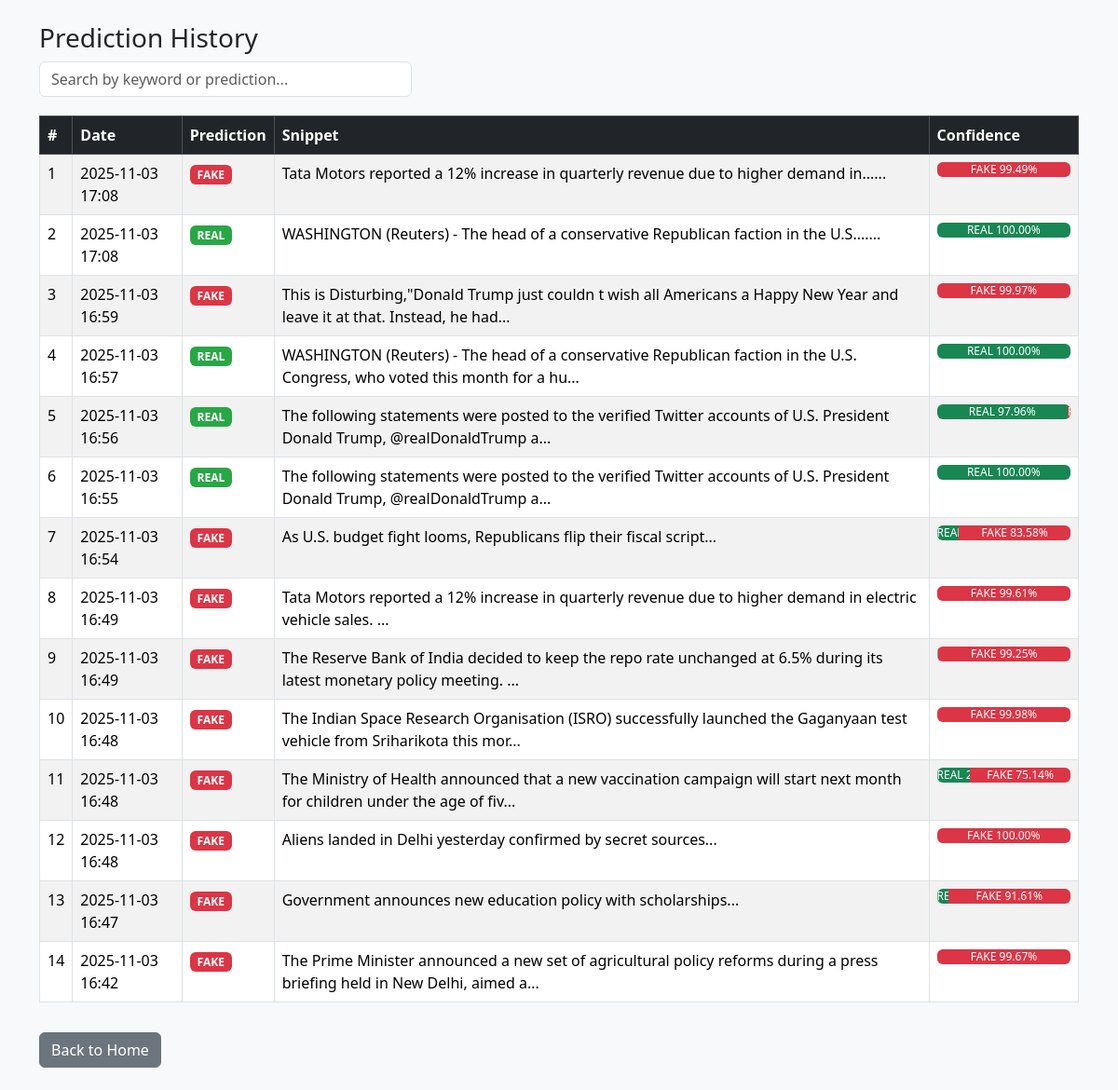
The app's page /history with its own data.
### app.py (models this page shows, shortened)
class History(db.Model):
    id = db.Column(db.Integer, primary_key=True)
    input_text = db.Column(db.Text, nullable=False)
    prediction = db.Column(db.String(16), nullable=False)
    prob_real = db.Column(db.Float, nullable=True)
    prob_fake = db.Column(db.Float, nullable=True)
    timestamp = db.Column(db.DateTime, default=datetime.utcnow)

### app.py (the view)
@app.route("/history")
def history_page():
    rows = History.query.order_by(History.timestamp.desc()).all()
    return render_template("history.html", rows=rows)

### templates/history.html (shortened to what this page needs)
<!doctype html>
<html lang="en">
<head>
  <link href="https://cdn.jsdelivr.net/npm/bootstrap@5.3.3/dist/css/bootstrap.min.css" rel="stylesheet">
</head>
<body class="p-4 bg-light">
<div class="container">
  <h3>Prediction History</h3>
  <input type="text" id="searchInput" class="form-control search-box" placeholder="Search by keyword or prediction...">
  <table class="table table-striped table-bordered" id="historyTable">
    <thead class="table-dark">
      <tr>
        <th>#</th>
        <th>Date</th>
        <th>Prediction</th>
        <th>Snippet</th>
        <th>Confidence</th>
      </tr>
    </thead>
    <tbody>
      {% if rows %}
        {% for r in rows %}
        <tr>
          <td>{{ loop.index }}</td>
          <td>{{ r.timestamp.strftime("%Y-%m-%d %H:%M") }}</td>
          <td>
            <span class="badge {% if r.prediction=='REAL' %}badge-real{% else %}badge-fake{% endif %}">
              {{ r.prediction }}
            </span>
          </td>
          <td>{{ r.input_text[:120] }}...</td>
          <td>
            {% if r.prob_real is not none and r.prob_fake is not none %}
            <div class="progress">
              <div class="progress-bar bg-success" role="progressbar" style="width: {{ r.prob_real*100 }}%">REAL {{ '%.2f'|format(r.prob_real*100) }}%</div>
              <div class="progress-bar bg-danger" role="progressbar" style="width: {{ r.prob_fake*100 }}%">FAKE {{ '%.2f'|format(r.prob_fake*100) }}%</div>
            </div>
            {% endif %}
          </td>
        </tr>
        {% endfor %}
      {% else %}
        <tr><td colspan="5" class="text-center">No prediction history available.</td></tr>
      {% endif %}
    </tbody>
  </table>
  <a href="/" class="btn btn-secondary mt-3">Back to Home</a>
</div>
</body>
</html>

### templates/history.html (style rules this page uses)
.search-box { max-width: 400px; margin-bottom: 20px; }
.badge-real { background-color: #28a745; }
.badge-fake { background-color: #dc3545; }

### records on screen
History: timestamp "2025-11-03 17:08", prediction "FAKE", input_text "Tata Motors reported a 12% increase in quarterly revenue due to higher demand in...", r.prob_fake*100 "99.49"
History: timestamp "2025-11-03 17:08", prediction "REAL", input_text "WASHINGTON (Reuters) - The head of a conservative Republican faction in the U.S....", r.prob_real*100 "100.00"
History: timestamp "2025-11-03 16:59", prediction "FAKE", input_text "This is Disturbing,\"Donald Trump just couldn t wish all Americans a Happy New Year and leave it at that. Instead, he had", r.prob_fake*100 "99.97"
History: timestamp "2025-11-03 16:57", prediction "REAL", input_text "WASHINGTON (Reuters) - The head of a conservative Republican faction in the U.S. Congress, who voted this month for a hu", r.prob_real*100 "100.00"
History: timestamp "2025-11-03 16:56", prediction "REAL", input_text "The following statements were posted to the verified Twitter accounts of U.S. President Donald Trump, @realDonaldTrump a", r.prob_real*100 "97.96", {{ r.prob_fake*100 }} 2.0429737718496055 (drawn)
History: timestamp "2025-11-03 16:55", prediction "REAL", input_text "The following statements were posted to the verified Twitter accounts of U.S. President Donald Trump, @realDonaldTrump a", r.prob_real*100 "100.00"
History: timestamp "2025-11-03 16:54", prediction "FAKE", input_text "As U.S. budget fight looms, Republicans flip their fiscal script", {{ r.prob_real*100 }} 16.41597655500695 (drawn), r.prob_fake*100 "83.58"
History: timestamp "2025-11-03 16:49", prediction "FAKE", input_text "Tata Motors reported a 12% increase in quarterly revenue due to higher demand in electric vehicle sales.", r.prob_fake*100 "99.61"
History: timestamp "2025-11-03 16:49", prediction "FAKE", input_text "The Reserve Bank of India decided to keep the repo rate unchanged at 6.5% during its latest monetary policy meeting.", r.prob_fake*100 "99.25"
History: timestamp "2025-11-03 16:48", prediction "FAKE", input_text "The Indian Space Research Organisation (ISRO) successfully launched the Gaganyaan test vehicle from Sriharikota this mor", r.prob_fake*100 "99.98"
History: timestamp "2025-11-03 16:48", prediction "FAKE", input_text "The Ministry of Health announced that a new vaccination campaign will start next month for children under the age of fiv", {{ r.prob_real*100 }} 24.86208699832611 (drawn), r.prob_fake*100 "75.14"
History: timestamp "2025-11-03 16:48", prediction "FAKE", input_text "Aliens landed in Delhi yesterday confirmed by secret sources", r.prob_fake*100 "100.00"
History: timestamp "2025-11-03 16:47", prediction "FAKE", input_text "Government announces new education policy with scholarships", {{ r.prob_real*100 }} 8.389780075626451 (drawn), r.prob_fake*100 "91.61"
History: timestamp "2025-11-03 16:42", prediction "FAKE", input_text "The Prime Minister announced a new set of agricultural policy reforms during a press briefing held in New Delhi, aimed a", r.prob_fake*100 "99.67"
